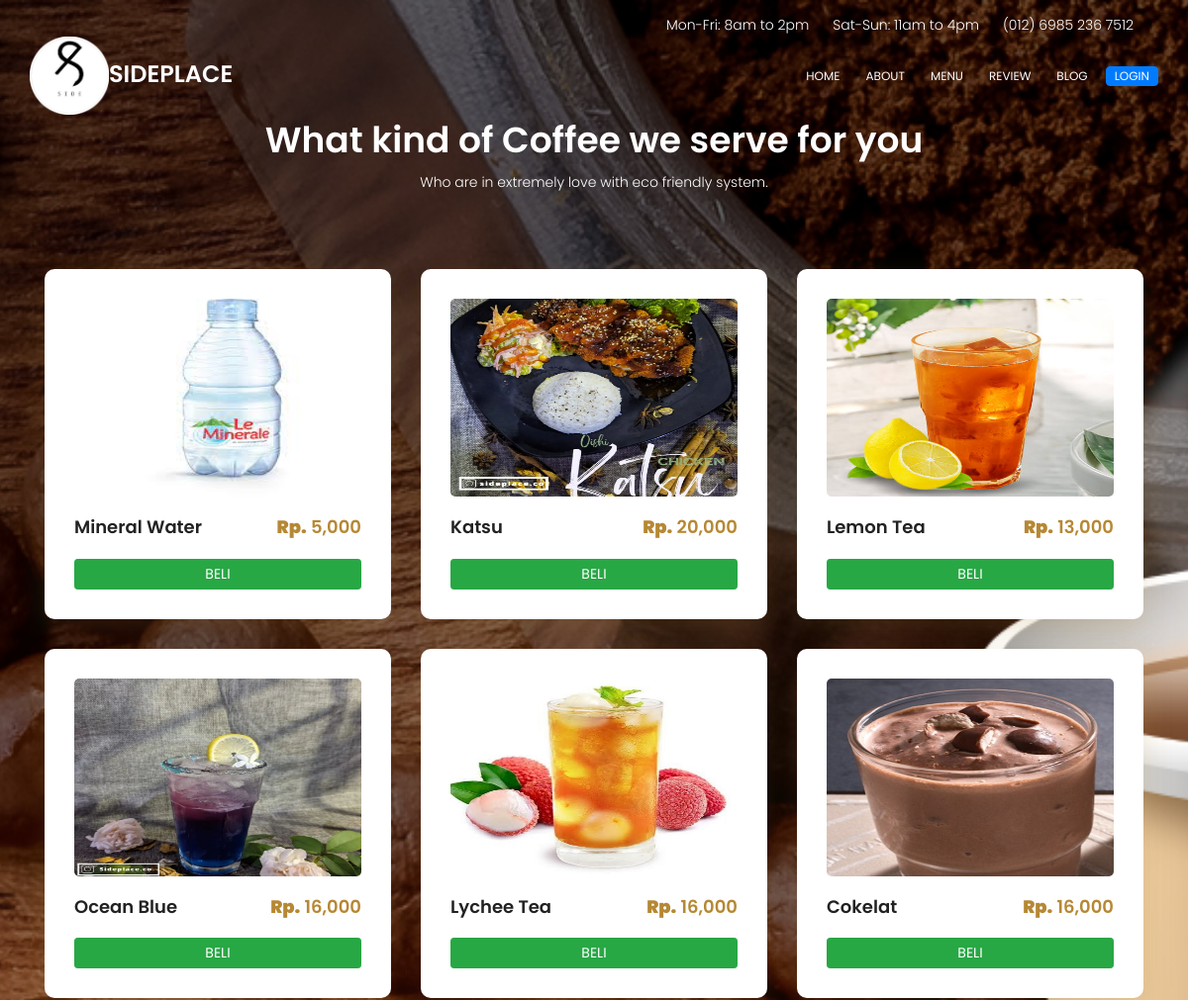
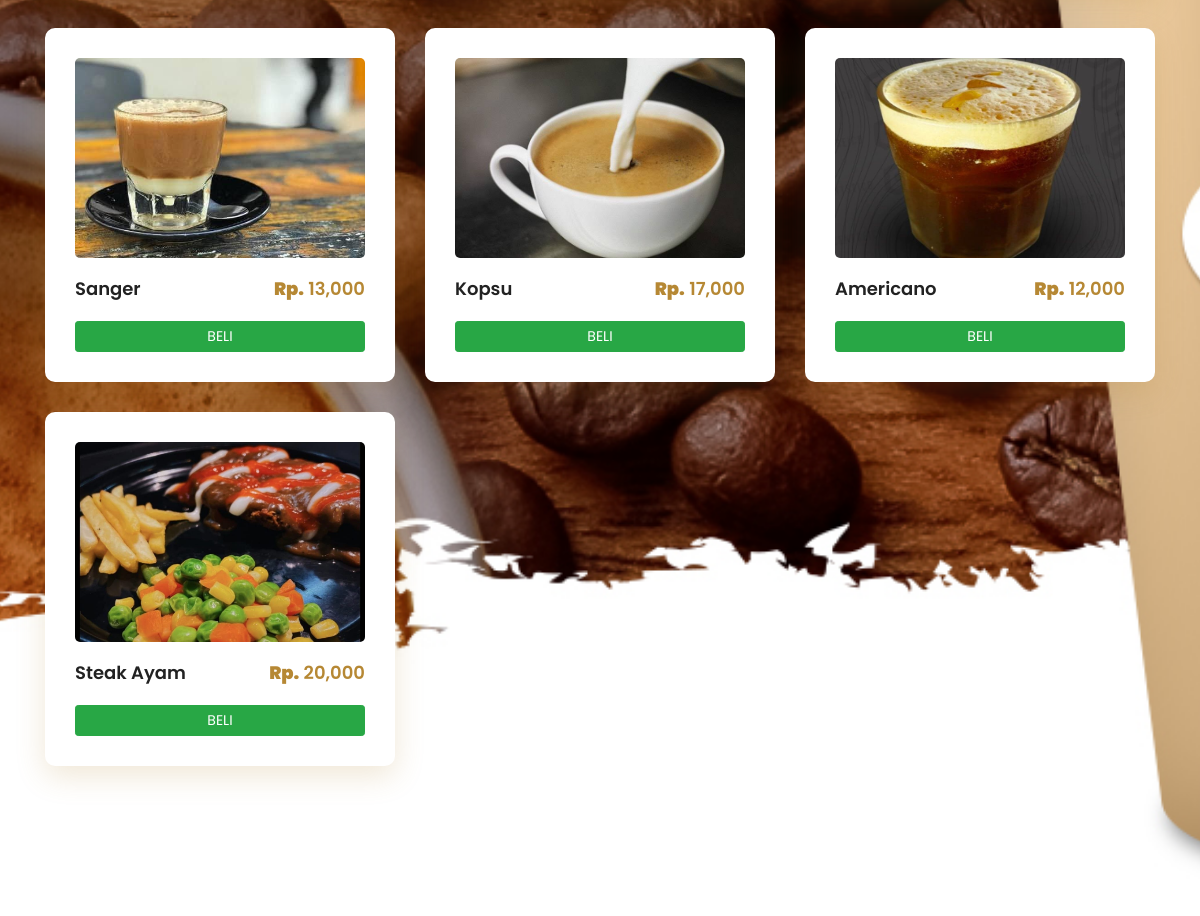
Screenshot of /menu_pembeli.php with the database file from the repository (2 pictures, top to bottom).
### tables this page shows
CREATE TABLE `brand` (
  `id` bigint(20) NOT NULL,
  `nama` varchar(255) NOT NULL
);

CREATE TABLE `produk` (
  `id_menu` int(50) NOT NULL,
  `nama_menu` varchar(50) NOT NULL,
  `jenis_menu` varchar(50) NOT NULL,
  `stok` int(50) NOT NULL,
  `harga` int(50) NOT NULL,
  `gambar` varchar(100) NOT NULL
);

### menu_pembeli.php (the view, shortened to what this page needs)
<!DOCTYPE html>
<html lang="zxx" class="no-js">
<head>
	<link rel="stylesheet" href="css/linearicons.css">
	<link rel="stylesheet" href="css/font-awesome.min.css">
	<link rel="stylesheet" href="css/bootstrap.css">
	<link rel="stylesheet" href="https://cdn.jsdelivr.net/npm/bootstrap@4.6.2/dist/css/bootstrap.min.css"
>
	<link rel="stylesheet" href="css/magnific-popup.css">
	<link rel="stylesheet" href="css/nice-select.css">
	<link rel="stylesheet" href="css/animate.min.css">
	<link rel="stylesheet" href="css/owl.carousel.css">
	<link rel="stylesheet" href="css/menu.css">
	<link rel="stylesheet" href="mdi-font/css/material-design-iconic-font.min.css">
</head>
<body>
	<header id="header" id="home">
		<div class="header-top">
			<div class="container">
				<div class="row justify-content-end">
					<div class="col-lg-8 col-sm-4 col-8 header-top-right no-padding">
						<ul>
							<li>
								Mon-Fri: 8am to 2pm
							</li>
							<li>
								Sat-Sun: 11am to 4pm
							</li>
							<li>
								<a href="tel:(012) 6985 236 7512">(012) 6985 236 7512</a>
							</li>
						</ul>
					</div>
				</div>
			</div>
		</div>
		<div class="container">
			<div class="row align-items-center justify-content-between d-flex">
			<?php
include('koneksi.php');
$query = mysqli_query($koneksi, "SELECT * FROM brand WHERE id = '1'");
$brand = mysqli_fetch_all($query, MYSQLI_ASSOC);
?>
<?php foreach($brand as $brand) : ?>
				<div id="logo">
				<h3 style="color:white;"><img src="img/cok1.png" width="80"alt="cok1"><?php echo $brand['nama'];?></h3>
				</div>
				<?php endforeach; ?>
				<nav id="nav-menu-container">
				        <ul class="nav-menu">
				          <li class="menu-active"><a href="index.php">Home</a></li>
				          <li><a href="index.php#about">About</a></li>
				          <li><a href="index.php#menu">Menu</a></li>
				          <li><a href="index.php#review">Review</a></li>
				          <li><a href="index.php#blog">Blog</a></li>
						  <?php if(isset($_SESSION['login_user']) && $_SESSION['login_user']== 'admin')
    {
    ?>
						  <li><a href="logout.php" class="btn btn-danger">Log Out</a></li>
						  <li><a href="daftar_pesanan.php"><i class="fa fa-cart-plus" aria-hidden="true"></i> Order History</a></li>
						  <li><a href="daftar_menu.php"><i class="fa fa-file-o" aria-hidden="true"></i> +Manage Menu</a></li>
						  <?php  }elseif(isset($_SESSION['login_user']) && $_SESSION['login_user']== 'user')
                                {
                                    ?>
	<li><a href="logout.php" class="btn btn-danger">Log Out</a></li>
						  <?php  }else{ ?>
							<li><a href="login.php" class="btn btn-primary">Login</a></li>
							<?php } ?>
				        </ul>
				      </nav>
			</div>
		</div>
	</header>
<section class="menu-area section-gap" id="coffee">
				<div class="container">
					<div class="row d-flex justify-content-center">
						<div class="menu-content pb-60 col-lg-10">
							<div class="title text-center">
								<h1 class="mb-10" style="color:white;">What kind of Coffee we serve for you</h1>
								<p style="color:white;">Who are in extremely love with eco friendly system.</p>
							</div>
						</div>
					</div>
					<div class="row">
          <?php
include('koneksi.php');
$query = mysqli_query($koneksi, 'SELECT * FROM produk');
$result = mysqli_fetch_all($query, MYSQLI_ASSOC);
?>
<?php foreach($result as $result) : ?>
						<div class="col-lg-4">
							<div class="single-menu">
              <div class="title-div justify-content-between d-flex">
              <img src="upload/<?php echo $result['gambar'] ?>" class="card-img-top" alt="..." style="width:290px; height:200px; border-radius:5px;">
</div>
								<div class="title-div justify-content-between d-flex">
									<h4><?php echo $result['nama_menu'] ?></h4>
									<p class="price float-right">
                  <strong>Rp.</strong> <?php echo number_format($result['harga']); ?>
									</p>
								</div>
								<a href="beli.php?id_menu=<?php echo $result['id_menu']; ?>" class="btn btn-success btn-sm btn-block ">BELI</a>
							</div>
						</div>
            <?php endforeach; ?>
					</div>
				</div>
			</section>
</body>
</html>

### css/menu.css (style rules this page uses)
body { color: #777777; font-family: "Poppins", sans-serif; font-size: 14px; font-weight: 300; line-height: 1.625em; position: relative; }
ol, ul { margin: 0; padding: 0; list-style: none; }
a { -webkit-transition: all 0.3s ease 0s; -moz-transition: all 0.3s ease 0s; -o-transition: all 0.3s ease 0s; transition: all 0.3s ease 0s; }
a, a:focus, a:hover { text-decoration: none; outline: 0; }
h1, h2, h3, h4, h5, h6 { font-family: "Poppins", sans-serif; color: #222222; line-height: 1.2em !important; margin-bottom: 0; margin-top: 0; font-weight: 600; }
h1, .h1 { font-size: 36px; }
h3, .h3 { font-size: 24px; }
h4, .h4 { font-size: 18px; }
.mb-10 { margin-bottom: 10px; }
.pb-60 { padding-bottom: 60px; }
.float-right { float: right; }
.text-center { text-align: center; }
.no-padding { padding: 0; }
h1 { font-size: 36px; }
h3 { font-size: 24px; }
h4 { font-size: 18px; }
h1, h2, h3, h4, h5, h6 { line-height: 1.5em; }
#header { padding: 14px 0; position: absolute; left: 0; top: 0; right: 0; transition: all 0.5s; z-index: 997; }
.header-top ul { text-align: right; margin-right: 5px; }
.header-top ul li { color: #fff; display: inline-block; margin-right: 20px; }
.header-top ul li a { color: #fff; }
#header #logo img { padding: 0; margin: 0; }
.nav-menu, .nav-menu * { margin: 0; padding: 0; list-style: none; }
.nav-menu li { position: relative; white-space: nowrap; }
.nav-menu > li { float: left; }
#nav-menu-container { margin: 0; }
.nav-menu a { padding: 0 8px 0px 8px; text-decoration: none; display: inline-block; color: #fff; font-weight: 400; font-size: 12px; text-transform: uppercase; outline: none; }
.nav-menu > li { margin-left: 10px; }
.section-gap { padding: 120px 0; }
.menu-area { background: url(../img/header-bg.jpg) center; background-size: cover; }
.single-menu { background-color: #fff; box-shadow: 0px 10px 30px 0px rgba(182, 136, 52, 0.2); border-radius: 10px; padding: 30px 30px; margin-bottom: 30px; }
.single-menu .title-div { padding-bottom: 20px; }
.single-menu .price { color: #b68834; font-size: 18px; font-weight: 600; }
.single-menu p { margin-bottom: 0; }

### rows the page displays
brand: nama "SIDEPLACE"
produk: gambar (picture), nama_menu "Mineral Water", harga "5,000"
produk: gambar (picture), nama_menu "Katsu", harga "20,000"
produk: gambar (picture), nama_menu "Lemon Tea", harga "13,000"
produk: gambar (picture), nama_menu "Ocean Blue", harga "16,000"
produk: gambar (picture), nama_menu "Lychee Tea", harga "16,000"
produk: gambar (picture), nama_menu "Cokelat", harga "16,000"
produk: gambar (picture), nama_menu "Sanger", harga "13,000"
produk: gambar (picture), nama_menu "Kopsu", harga "17,000"
produk: gambar (picture), nama_menu "Americano", harga "12,000"
produk: gambar (picture), nama_menu "Steak Ayam", harga "20,000"
